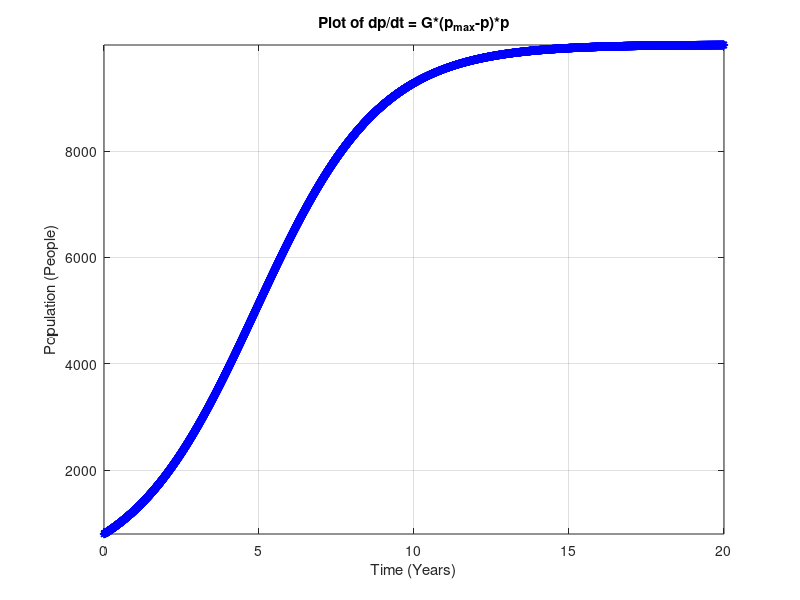

MATLAB code for this plot:
clear, clc, close all

%% Set Initial Parameters
% Range of t-values
tmin = 0;       % Years
tmax = 20;      % Years

% Number of data points
Nt = 8000;

% Coefficients
G = 0.00005;    % 1 / People-Year
p_max = 10000;  % People

%% Initialize Vectors
% Vector of t-values
t = linspace(tmin, tmax, Nt);

% Increment of approximation 
dt = t(2) - t(1);

% Vector of p-values
p = zeros(1, Nt);

% Initial condition for p
p(1) = 800; 

%% Euler Method
for it = 1:Nt-1
    a = G * (p_max - p(it)) * p(it);
    p(it+1) = p(it) + a*dt;
end

%% Generate Plot
% Plot approximate solution (Euler Method)
plot(t, p, 'b*--')

% Enhance plot with labels, etc
axis([tmin tmax min(p) max(p)])
xlabel('Time (Years)')
ylabel('Population (People)')
title('Plot of dp/dt = G*(p_m_a_x-p)*p')
grid on